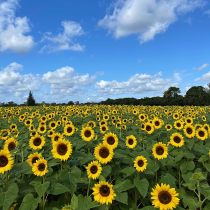
#> input picture the_berry_farms_sunflower_field.jpeg, 210 x 210 px, shrunk from 1440 x 1440 before the run
$ python Sunflower_Blob_Detection.py
#> lines starting #> are read from the running program, lines starting #| are printed output that depends on the picture
# q1_sunflower_blob.py

import cv2
import numpy as np
from skimage.feature import blob_log
import matplotlib.pyplot as plt

def detect_sunflower_centers(img_path, out_path='figures/q1_sunflower.png'):
#> called with img_path = 'the_berry_farms_sunflower_field.jpeg', out_path = 'figures/q1_sunflower.png'
    img = cv2.imread(img_path, cv2.IMREAD_REDUCED_COLOR_4)
#> img is the input picture: shape (210, 210, 3); mean B, G, R 119.8, 125.3, 100.4
    if img is None:
        raise FileNotFoundError(f"Image {img_path} not found")
    gray = cv2.cvtColor(img, cv2.COLOR_BGR2GRAY)
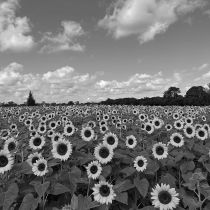
#> gray: shape (210, 210); min 5, max 251, mean 117.2
    inv = cv2.bitwise_not(gray)
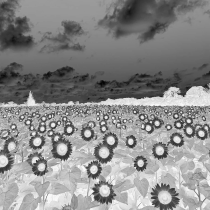
#> inv: shape (210, 210); min 4, max 250, mean 137.8

    blobs = blob_log(inv, min_sigma=3, max_sigma=12, num_sigma=30, threshold=0.3)
#> blobs = [[149, 62, 3.31], [152, 104, 3.31], [197, 164, 4.24], [191, 104, 3.62], [140, 110, 3], [160, 0, 4.24], [150, 159, 3], [141, 37, 3], [169, 93, 3], [167, 41, 3]]

    h = gray.shape[0]
#> h = 210
    # Filter to lower part of image (field area)
    blobs2 = [b for b in blobs if b[0] > h * 0.4]
#> blobs2 has the same summary as blobs
    blobs2.sort(key=lambda b: b[2], reverse=True)
    top = blobs2[:10]
#> top = [[197, 164, 4.24], [160, 0, 4.24], [191, 104, 3.62], [149, 62, 3.31], [152, 104, 3.31], [140, 110, 3], [150, 159, 3], [141, 37, 3], [169, 93, 3], [167, 41, 3]]

    draw = cv2.cvtColor(gray, cv2.COLOR_GRAY2BGR)
    for (y, x, s) in top:
        r = int(s * np.sqrt(2))
        cv2.circle(draw, (int(x), int(y)), r, (0, 0, 255), 1)
#> this loop made 10 passes
#> (y, x, s, r) on passes 1 to 10: (197, 164, 4.24, 5), (160, 0, 4.24, 5), (191, 104, 3.62, 5), (149, 62, 3.31, 4), (152, 104, 3.31, 4), (140, 110, 3, 4), (150, 159, 3, 4), (141, 37, 3, 4), (169, 93, 3, 4), (167, 41, 3, 4)
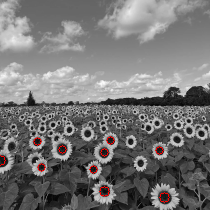
#> draw: shape (210, 210, 3); mean B, G, R 117, 117, 118.2

    cv2.imwrite(out_path, draw)
    print("Saved:", out_path)

    # also show via matplotlib
    plt.figure(figsize=(8, 8))
    plt.imshow(cv2.cvtColor(draw, cv2.COLOR_BGR2RGB))
    plt.axis('off')
    plt.title("Detected Sunflowers (top 10)")
    plt.tight_layout()
    plt.show()


if __name__ == '__main__':
    detect_sunflower_centers('the_berry_farms_sunflower_field.jpeg')
